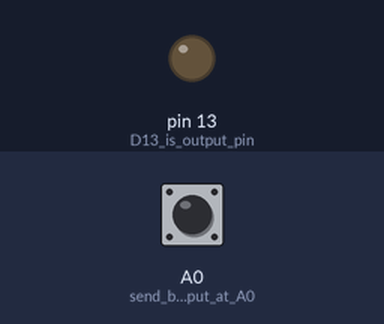
Recording of a sketch running on a simulated Arduino Mega 2560, built with avr-gcc and run on an emulated ATmega2560. Parts: output pins drawn as LEDs (lit = HIGH). The test bench sets the inputs (shaded band); at power-on: A0 (send_button_is_put_at_A0) HIGH. The modem accepts every AT command (registered, SIM ready, sends succeed) and sends nothing else.

Above: at 1.2 s.
1.3 s: A0 (send_button_is_put_at_A0) pulled LOW for 0.15 s
At 1.7 s:
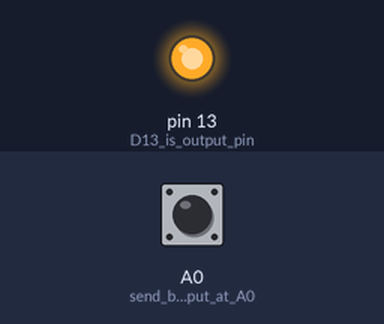
4.4 s: A0 (send_button_is_put_at_A0) pulled LOW for 3.2 s
At 14.7 s:
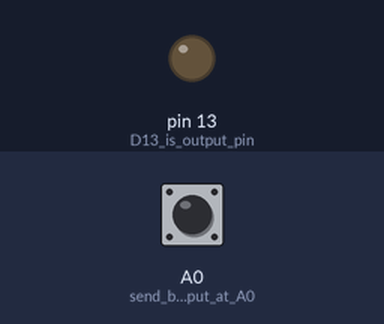
Timing chart, 0 to 15.1 s (numbered marks = the images above; inputs shaded):
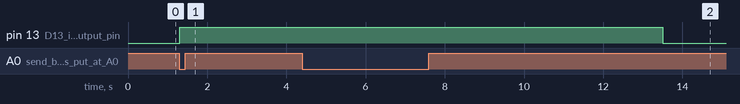

The sketch:

M590_Mega_sms_sender_1button_ver1m0.ino
```cpp
// http://letsplaywitharduino.blogspot.in/p/gsm-modem-with-arduino-uno.html
// adapted sketch by niq_ro from http://www.tehnic.go.ro
// http://arduinotehniq.blogspot.com/
// sms sender with 1 button with M590 GPRS module


void setup()
{
  Serial2.begin(115200);  //Baud rate of the GSM/GPRS Module

  pinMode(A0, INPUT);  // send button is put at A0
  digitalWrite(A0, HIGH); // pull-up the input

  pinMode(13, OUTPUT);  // D13 is output pin

}
void loop()
{
digitalWrite(13, LOW);    // led from D13 is off

   if (digitalRead(A0) == LOW) // if button is push
   {
     digitalWrite(13, HIGH);    // led from D13 is on
   trimitere();
   }

delay(100);
}

void trimitere()
{
  Serial2.print("\r");
  delay(1000);
  Serial2.print("AT+CSCS=\"GSM\"\r");
  delay(1000);
  Serial2.print("AT+CMGF=1\r");
  delay(1000);
  Serial2.print("AT+CMGS=\"+407xxxxxxxx\"\r");    //Number to which you want to send the sms
  delay(1000);
  Serial2.print("Test M590 SMS kit module using AT commands from Arduino mega boards - niq_ro\r");   //The text of the message to be sent
  delay(1000);
  Serial2.write(0x1A);
  delay(1000);
}
```

Measured:
- after the input at 1.3 s, pin 13 (D13_is_output_pin): LOW → HIGH at once
- after the input at 4.4 s, pin 13 (D13_is_output_pin): HIGH → LOW after 9.1 s instead of 3.0 s
